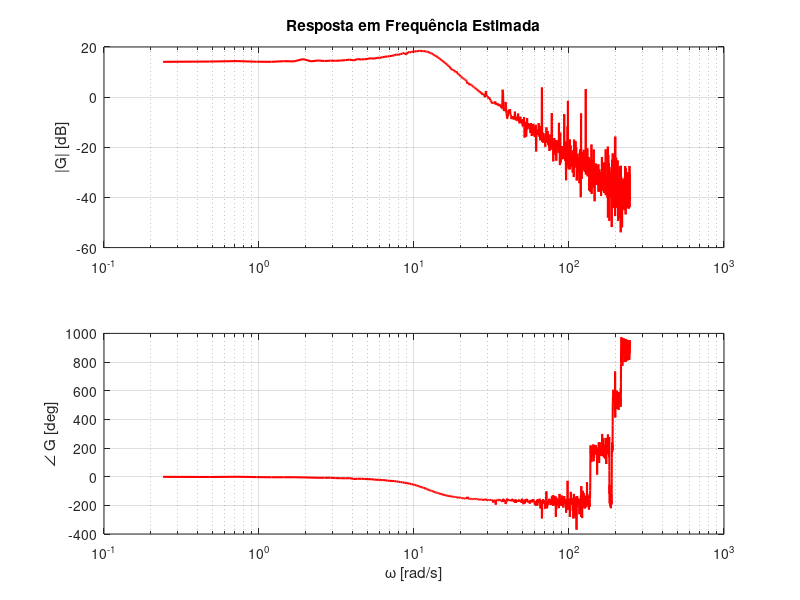
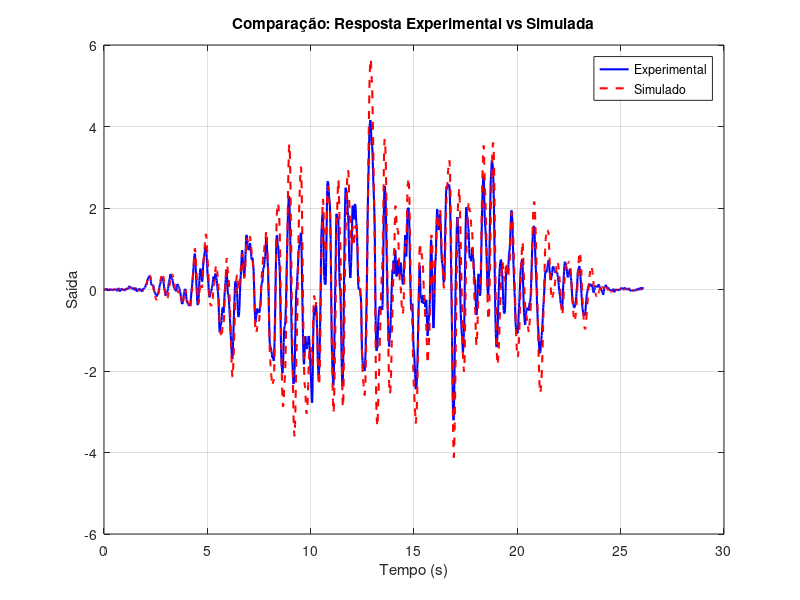

The MATLAB source for these figures, in order:
clc 
clear 
close all

% Carregar variáveis
load exp2.mat;

N = length(time);             % Número de amostras
Ts = time(2) - time(1);       % Tempo de amostragem
w = 2*pi*(0:(N -1)) / (N*Ts); % frequência angular

% Calculando FFTs (normalizadas)
Y1 = fft(y) / N;
U1 = fft(u) / N;

% Função de transferência estimada
H1 = Y1 ./ U1;

% Restringe ao intervalo de Nyquist (metade do espectro)
nyq_idx = floor(N/2) + 1;
w_nyq = w(1:nyq_idx);
H1_nyq = H1(1:nyq_idx);

% Diagrama de Bode (apenas estimado)
figure
subplot(2,1,1)
semilogx(w_nyq, 20*log10(abs(H1_nyq)), 'r', 'LineWidth', 1.5)
ylabel('|G| [dB]')
title('Resposta em Frequência Estimada')
grid on

subplot(2,1,2)
semilogx(w_nyq, rad2deg(unwrap(angle(H1_nyq))), 'r', 'LineWidth', 1.5)
ylabel('\angle G [deg]')
xlabel('\omega [rad/s]')
grid on

% 1. Calcular ganho DC (K)
K = abs(H1(1));

% 2. Calcular Mp e ωr
H_norm = abs(H1)/K;       % Magnitude normalizada
[Mp, idx] = max(H_norm);  % Encontrar pico de ressonância
wr = w(idx);              % Frequência de ressonância

% 3. Calcular ξ (zeta)
lnMp = log(Mp);
zeta = abs(lnMp) / sqrt(pi^2 + lnMp^2);

% 4. Calcular ωn
wn = wr / sqrt(1 - 2*zeta^2);

% Função de transferência
G_sys = tf(K*wn^2, [1 2*zeta*wn wn^2]);

y_sim = lsim(G_sys, u, time);

%Plotar respostas comparativas

figure
plot(time, y, 'b', 'LineWidth', 1.5)
hold on
plot(time, y_sim, 'r--', 'LineWidth', 1.5)
grid on
title('Comparação: Resposta Experimental vs Simulada')
xlabel('Tempo (s)')
ylabel('Saída')
legend('Experimental', 'Simulado', 'Location', 'best')

% As respostas convergem para o mesmo valor final. O sistema simulado
% apresenta oscilação com maior amplitude.

